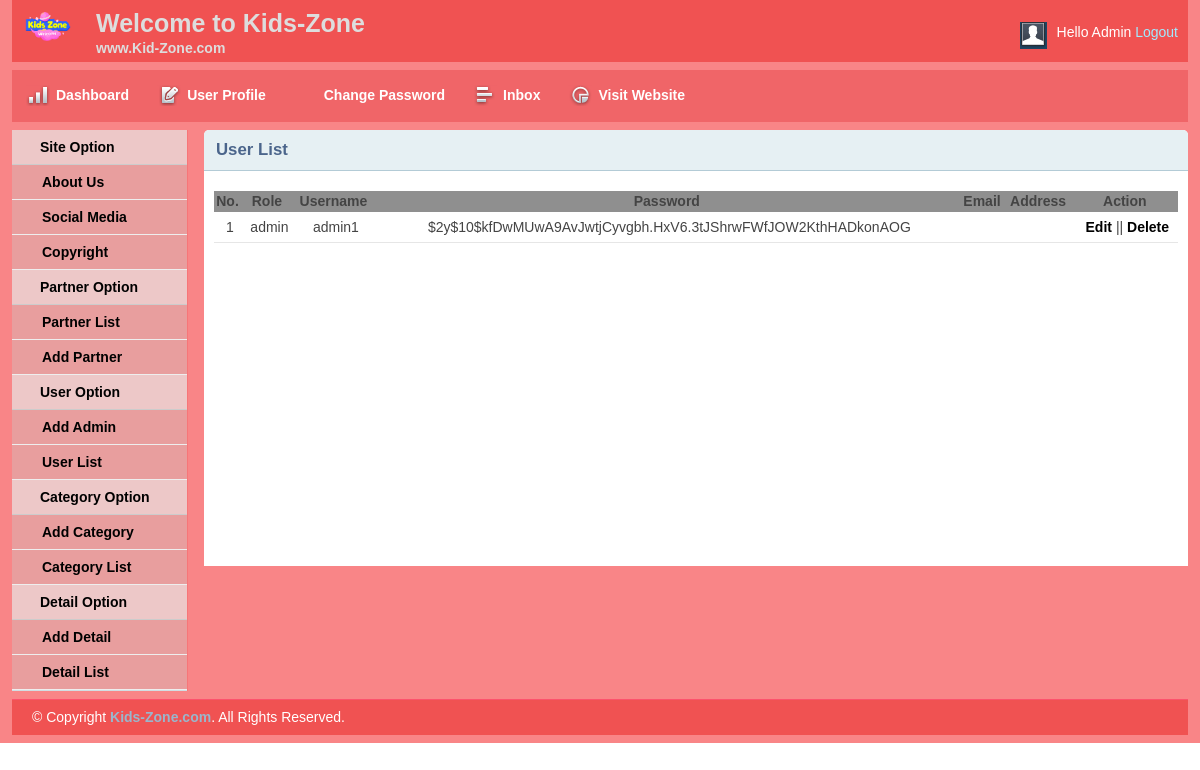
Screenshot of /admin/view/user_list.php with the database file from the repository.
### tables this page shows
CREATE TABLE `users` (
  `id` int NOT NULL AUTO_INCREMENT,
  `role_id` int DEFAULT '2',
  `username` varchar(45) DEFAULT NULL,
  `password` varchar(300) DEFAULT NULL,
  `email` varchar(100) DEFAULT NULL,
  `address` varchar(100) DEFAULT NULL,
  `create_at` timestamp NULL DEFAULT CURRENT_TIMESTAMP,
  `update_at` timestamp NULL DEFAULT CURRENT_TIMESTAMP,
  `deleted` int DEFAULT '0',
  PRIMARY KEY (`id`),
  KEY `FK_role_uses_idx` (`role_id`),
  CONSTRAINT `FK_role_uses` FOREIGN KEY (`role_id`) REFERENCES `role` (`id`)
);

CREATE TABLE `role` (
  `id` int NOT NULL AUTO_INCREMENT,
  `role` varchar(45) DEFAULT NULL,
  PRIMARY KEY (`id`)
);

### admin/model/dbhelper.php (called while the page is built, shortened)
<?php
    function connect(){
        $conn = new mysqli('localhost', 'root', 'ht010203', 'e_project_1');
        return $conn;
    }
    function selectUser(){
        $conn = connect();
        $sql = "SELECT * FROM users";
        $result = $conn->query($sql);
        return $result;
    }
    function selectRoleById($id_input){
        $conn = connect();
        $sql = "SELECT * FROM role where id = ?";
        $stmt = $conn->prepare($sql);
        $stmt->bind_param("i", $id);
        $stmt->execute();
        $result = $stmt->get_result();
        return $result;
    }
?>

### admin/view/user_list.php (the view, shortened to what this page needs)
<?php include '../inc/header.php';?>
<?php include '../inc/sidebar.php';?>
<?php
	$resultUser = selectUser();
?>
<div class="grid_10">
    <div class="box round first grid">
        <h2>User List</h2>
        <div class="block">
            <table class="data display datatable" id="example">
			<thead>
				<tr>
					<th>No.</th>
					<th>Role</th>
					<th>Username</th>
					<th>Password</th>
					<th>Email</th>
					<th>Address</th>
					<th>Action</th>
				</tr>
			</thead>
			<tbody>
				<?php
					if($resultUser->num_rows>0){
						while($rowUser = $resultUser->fetch_assoc()){
							$role = selectRoleById($rowUser['role_id'])->fetch_assoc();
							echo "<tr class='odd gradeX'>
								<td>{$rowUser['id']}</td>
								<td>{$role['role']}</td>
								<td>{$rowUser['username']}</td>
								<td>{$rowUser['password']}</td>
								<td>{$rowUser['email']}</td>
								<td>{$rowUser['address']}</td>
								<td>";
							if($rowUser['deleted']==0){
								echo"<a href=''>Edit</a> || <a onclick='confirmDelete()'>Delete</a>
									</td>
								</tr>";
							} else{
								echo"<a href=''>Restore</a>
									</td>
								</tr>";
							}
						}
					}
				?>
			</tbody>
		</table>
       </div>
    </div>
</div>
<?php include '../inc/footer.php';?>

### admin/css/text.css (style rules this page uses)
body { font: 13px/1.5 Tahoma, Helvetica, Arial, 'Liberation Sans', FreeSans, sans-serif; }
h2 { font-size: 23px; }
p, dl, hr, h1, h2, h3, h4, h5, h6, ol, ul, pre, table, address, fieldset { margin-bottom: 20px; }

### admin/css/grid.css (style rules this page uses)
.grid_1, .grid_2, .grid_3, .grid_4, .grid_5, .grid_6, .grid_7, .grid_8, .grid_9, .grid_10, .grid_11, .grid_12, .grid_13, .grid_14, .grid_15, .grid_16 { display: inline; float: left; margin-left: 1%; margin-right: 1%; }
.container_12 .grid_10 { width: 81.333%; }

### admin/css/layout.css (style rules this page uses)
body { background: #fff none repeat scroll 0 0; color: #444; font-size: 14px; padding: 0; }
a { color: #000; font-weight:bold; text-decoration: none; }
h1, h2, h3, h4, h5, h6 { line-height:1.2em; margin-bottom:.3em; }
h2 { margin-top:1em; }
.box { background:#fff; margin-bottom:20px; padding:10px 10px 10px 10px; margin-left:-8px; }
.box.grid { padding-bottom:20px; }
.box.round { -moz-border-radius: 5px 5px 0px 0px; -webkit-border-radius: 5px 5px 0px 0px; border-radius: 5px 5px 0px 0px; }
.box h2 { font-size:1.2em; font-weight:bold; color:#4b658b; background:#E6F0F3; margin:-10px -10px 0 -10px; padding:10px 12px; border-bottom:1px solid #B3CBD6; border-radius: 5px 5px 0px 0px; -moz-border-radius: 5px 5px 0px 0px; -webkit-border-radius: 5px 5px 0px 0px; }
.box.first { min-height: 406px; }
.block { padding-top:20px; }
tbody tr td { text-align: center; }
.block { padding-bottom:1px; }
table.display { margin: 0 auto; clear: both; width: 100%; }
table.display th { background:#8f8f8f; }
tr.odd { height: 30px; line-height: 30px; border-bottom:1px solid #e6e6e6; }
tr.odd td, tr.even td { padding-left:5px; }

### rows the page displays
users: id "1", role.role "admin", username "admin1", password "$2y$10$kfDwMUwA9AvJwtjCyvgbh.HxV6.3tJShrwFWfJOW2KthHADkonAOG", deleted "Edit"
